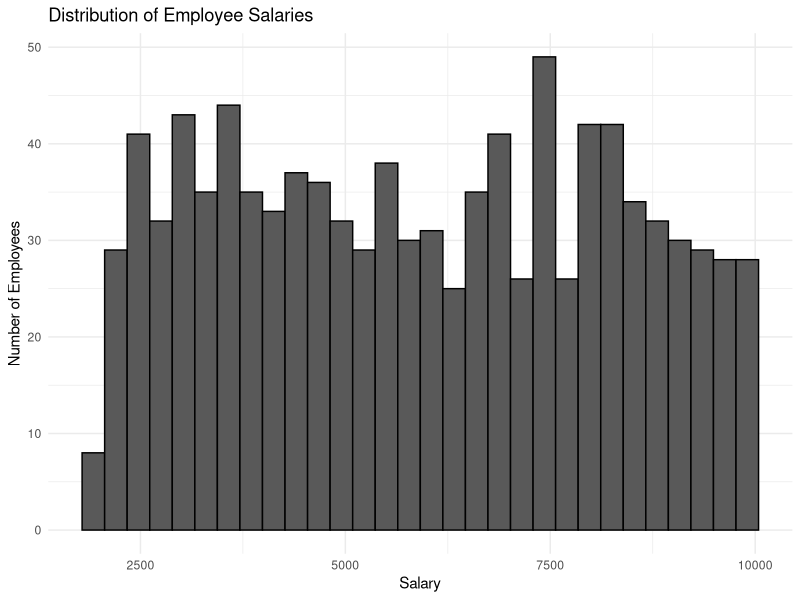
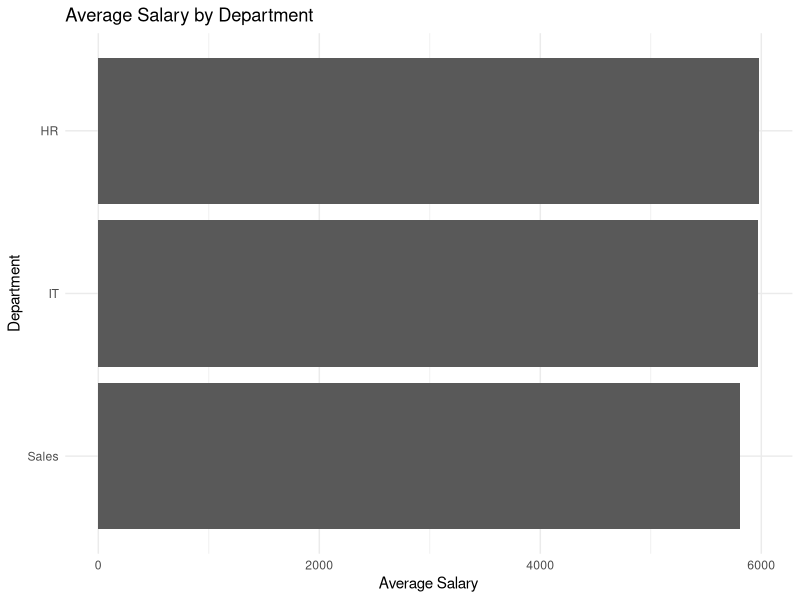
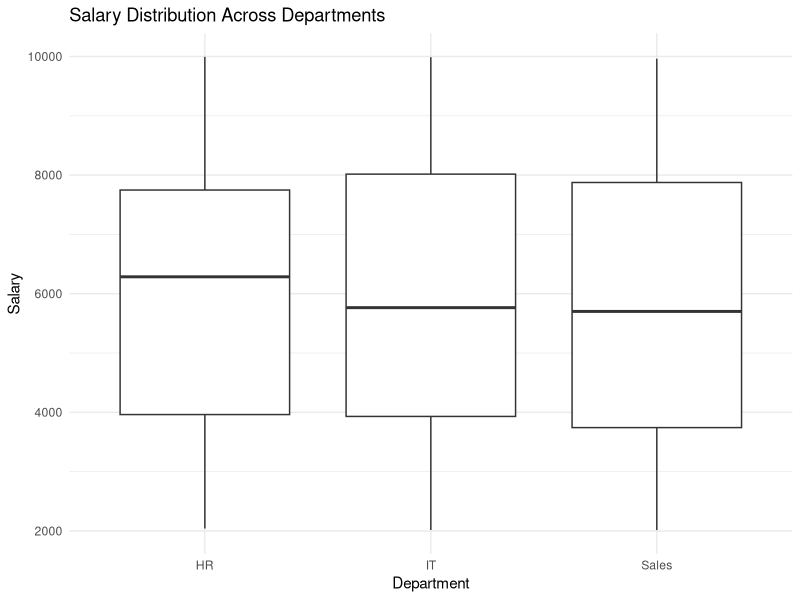
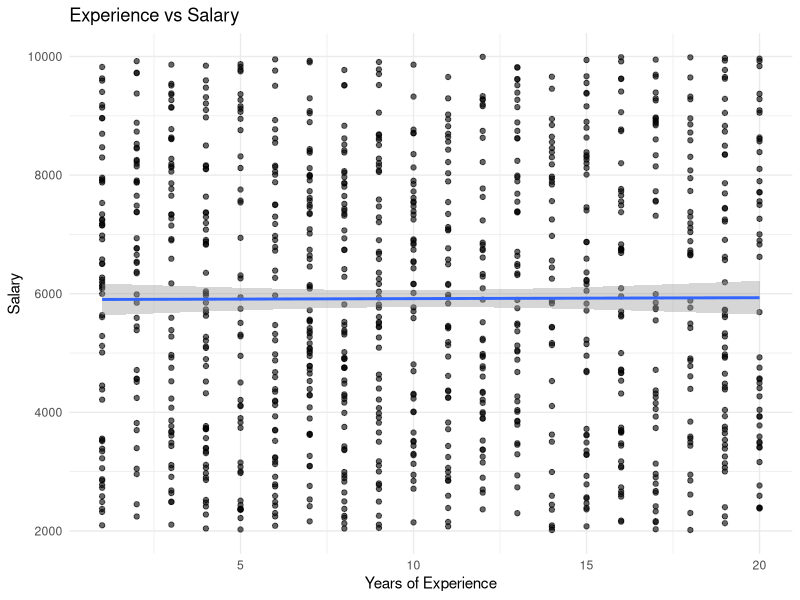

Write the R code that produced these figures, in order.
library(readr)
library(dplyr)
library(ggplot2)

salary_data <- read_csv(
  "outputs/employee_salary_cleaned.csv",
  show_col_types = FALSE
)

dir.create("outputs/plots", recursive = TRUE, showWarnings = FALSE)

salary_histogram <- ggplot(salary_data, aes(x = Salary)) +
  geom_histogram(bins = 30, color = "black") +
  labs(
    title = "Distribution of Employee Salaries",
    x = "Salary",
    y = "Number of Employees"
  ) +
  theme_minimal()

ggsave(
  "outputs/plots/salary_distribution.png",
  salary_histogram,
  width = 8,
  height = 5
)

department_salary <- salary_data %>%
  group_by(Department) %>%
  summarise(
    Average_Salary = mean(Salary, na.rm = TRUE),
    .groups = "drop"
  )

department_bar <- ggplot(
  department_salary,
  aes(
    x = reorder(Department, Average_Salary),
    y = Average_Salary
  )
) +
  geom_col() +
  coord_flip() +
  labs(
    title = "Average Salary by Department",
    x = "Department",
    y = "Average Salary"
  ) +
  theme_minimal()

ggsave(
  "outputs/plots/department_salary.png",
  department_bar,
  width = 8,
  height = 5
)

salary_boxplot <- ggplot(
  salary_data,
  aes(x = Department, y = Salary)
) +
  geom_boxplot() +
  labs(
    title = "Salary Distribution Across Departments",
    x = "Department",
    y = "Salary"
  ) +
  theme_minimal()

ggsave(
  "outputs/plots/salary_boxplot.png",
  salary_boxplot,
  width = 8,
  height = 5
)

experience_scatter <- ggplot(
  salary_data,
  aes(x = Experience, y = Salary)
) +
  geom_point(alpha = 0.6) +
  geom_smooth(method = "lm", se = TRUE) +
  labs(
    title = "Experience vs Salary",
    x = "Years of Experience",
    y = "Salary"
  ) +
  theme_minimal()

ggsave(
  "outputs/plots/experience_salary.png",
  experience_scatter,
  width = 8,
  height = 5
)

cat("All visualizations created successfully!\n")
cat("Check the outputs/plots folder.\n")
